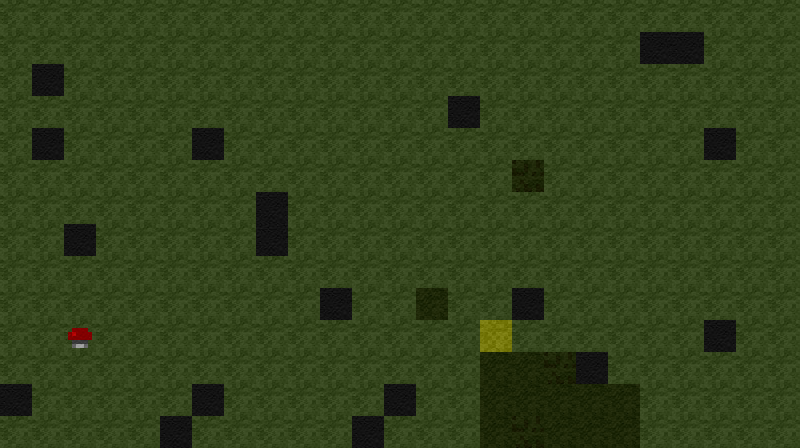

This game map was drawn from its Tiled (.tmx) file and the tilesets committed beside it. A one-line description and the trimmed map source follow:
An orthogonal 25x14 tile map with 32x32 px tiles, 4 tile layers (ground, detail, collision, player_collision) and 1 object (WARP_UP).

<map version="1.0" orientation="orthogonal" width="25" height="14" tilewidth="32" tileheight="32">
 <tileset firstgid="1" name="tiles" tilewidth="32" tileheight="32">
  <image source="../assets/images/tiles.png" width="512" height="512" />
 </tileset>
 <layer name="ground" width="25" height="14">
  <data>[350 cells, 350 non-empty, 4 distinct tile ids]</data>
 </layer>
 <layer name="detail" width="25" height="14">
  <data>[350 cells, 20 non-empty, 7 distinct tile ids]</data>
 </layer>
 <layer name="collision" width="25" height="14">
  <data>[350 cells, 19 non-empty, 1 distinct tile ids]</data>
 </layer>
 <layer name="player_collision" width="25" height="14">
  <data>[350 cells, 0 non-empty, 0 distinct tile ids]</data>
 </layer>
 <objectgroup name="objects" width="25" height="14">
  <object type="WARP_UP" x="556" y="151" width="44" height="46">
   <properties>
    <property name="target" value="1.json" />
   </properties>
  </object>
 </objectgroup>
</map>